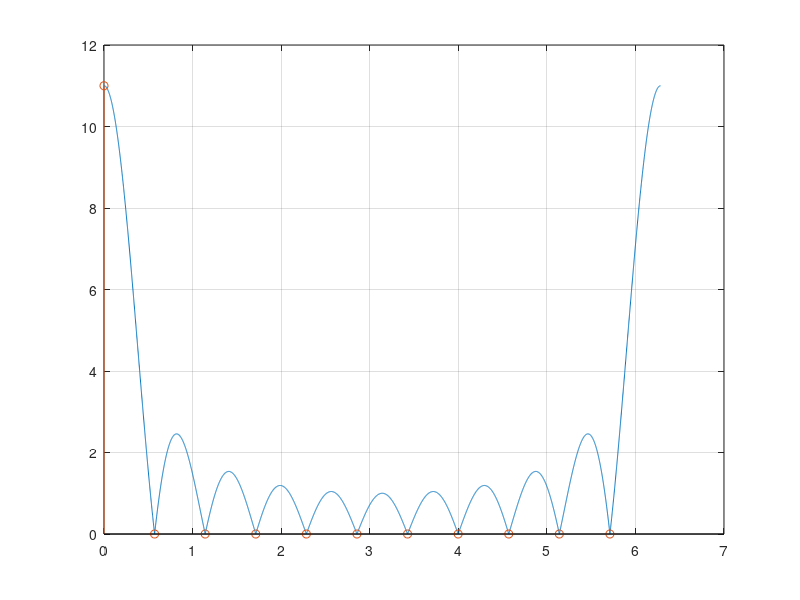
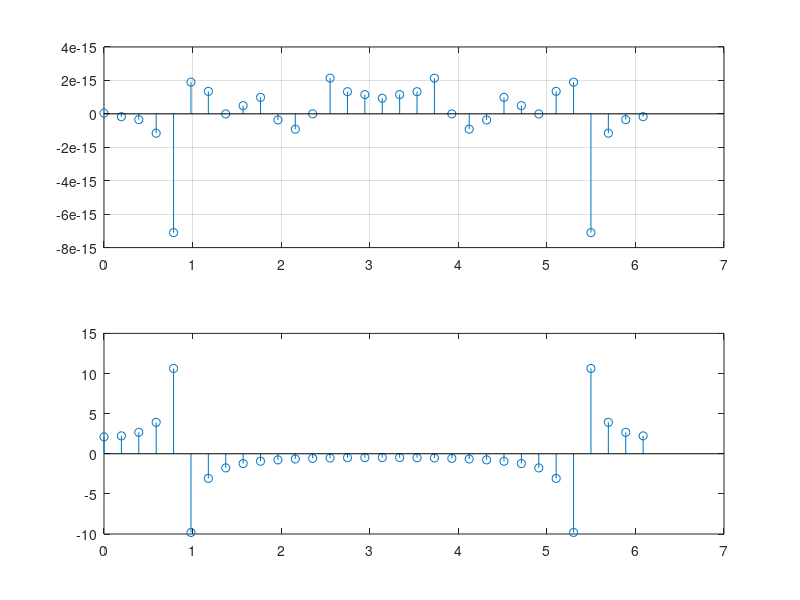
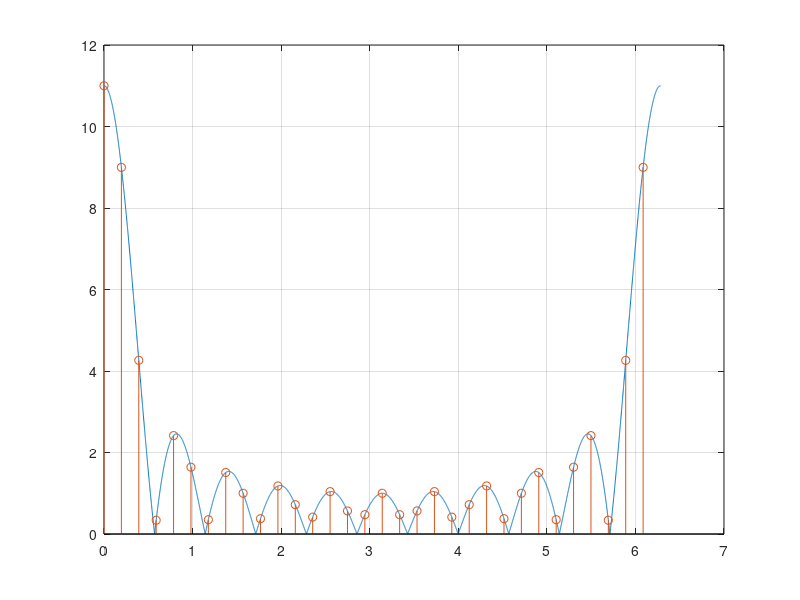

Here is the MATLAB script that generated these plots, in order:
clear all; close all;

%% Assignment 11: The DFT of a finite length discrete-time signal
figure('NumberTitle', 'off', 'Name', 'Assignment 11: The DFT of a finite length discrete-time signal');
theta = 0:0.001:2*pi;
A = 1; K1 = 11/2; K2 = 1/2; K3 = 0;
X = A.*sin(K1.*theta)./sin(K2.*theta).*exp(-1j*K3.*theta);
plot(theta,abs(X));
grid on;
hold on;
N = 11;
xn = ones(1,11);
Xn = fft(xn,N);
n = 0:2*pi/N:(N-1)/N*2*pi;
stem(n,abs(Xn));

%% Assignment 12: Spectrum of a sine wave of different frequencies
clear all;
figure('NumberTitle', 'off', 'Name', 'Assignment 12: Spectrum of a sine wave of different frequencies');
N = 32;
f1 = 8; f2 = 9; fs = 64;
theta1 = 2*pi*f1/fs; theta2 = 2*pi*f2/fs;
n = 0:(N-1);
x1n = sin(theta1.*n); x2n = sin(theta2.*n);
X1n = fft(x1n); X2n = fft(x2n);
theta = 0:2*pi/N:(N-1)/N*2*pi;
subplot(2,1,1);
stem(theta,X1n);
grid on;
subplot(2,1,2);
stem(theta,X2n);

%This can be prevented by making the sample frequency in such a way that
%all the frequencies in the spectrum are a multiple of the frequency

%% Assignment 13: Approximation of the FTD
figure('NumberTitle', 'off', 'Name', 'Assignment 13: Approximation of the FTD');
theta = 0:0.001:2*pi;
A = 1; K1 = 11/2; K2 = 1/2; K3 = 0;
X = A.*sin(K1.*theta)./sin(K2.*theta).*exp(-1j*K3.*theta);
plot(theta,abs(X));
grid on;
hold on;
N = 32;
xn = ones(1,11);
Xn = fft(xn,N);
n = 0:2*pi/N:(N-1)/N*2*pi;
stem(n,abs(Xn));